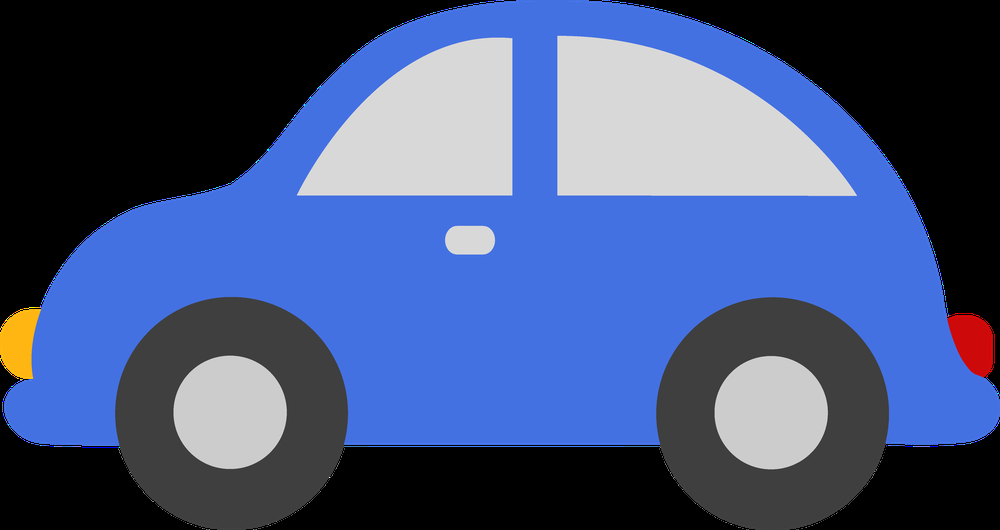
%> input picture car.png, 1000 x 530 px, shrunk from 4916 x 2605 before the run
$ octave analysisAndResynth.m   (GNU Octave 9; MATLAB toolbox functions it lacks are replaced by stand-ins)
%> lines starting %> are read from the running program, lines starting %| are printed output that depends on the picture
%% READ IN
f = imread('car.png');
%> f is the input picture: size 530x1000x3 uint8; mean R, G, B 68.1, 84.6, 128
fg = rgb2gray(f);
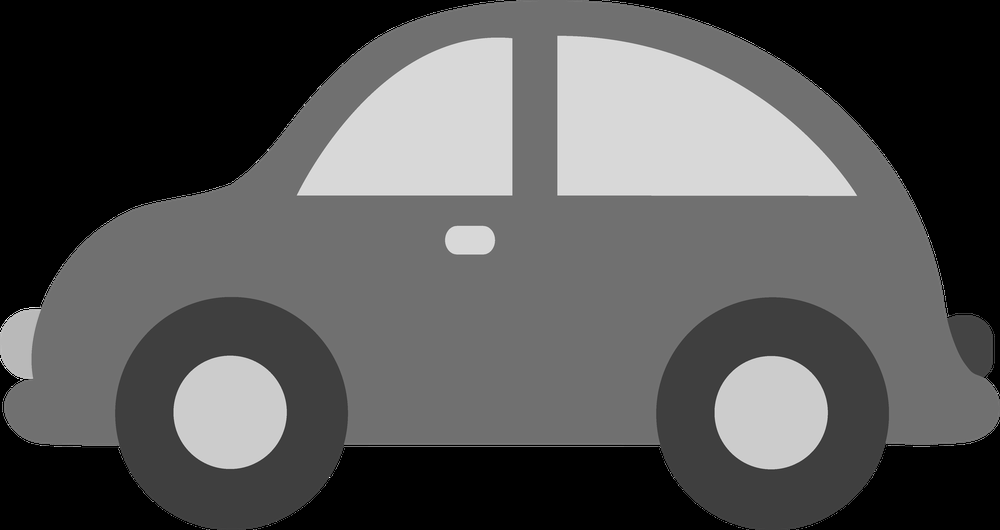
%> fg: size 530x1000 uint8; min 0, max 255, mean 84.4
fg = double(fg);
%> fg: size 530x1000 double
fg = fg / max(max(fg));
% imshow(fg);


[counts,binLocations] = imhist(fg);
%> counts = 256 values, max 195798 at index 113, min 0 at index 3, mean 2070.3; binLocations = 256 values from 0 to 1

%%
% [C,~] = imcontour(fg);
%%

stem(counts,binLocations);
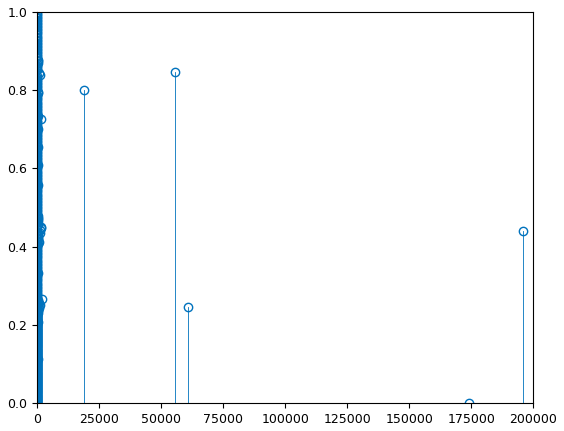
%> figure redrawn from the program's plot data; highest point at x = 3, y = 1
%%
% [6 lines of commented-out code are left out]

%%
